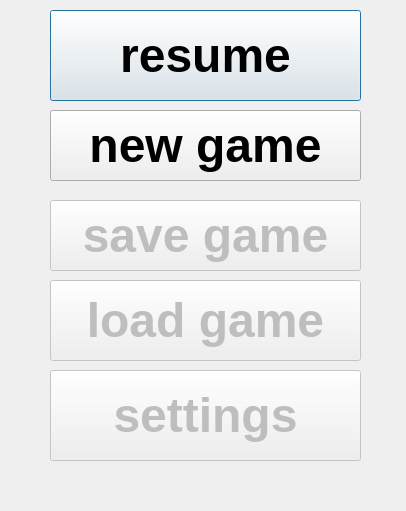
<?xml version="1.0" encoding="UTF-8"?>
<ui version="4.0">
 <class>Dialog</class>
 <widget class="QDialog" name="Dialog">
  <property name="geometry">
   <rect>
    <x>0</x>
    <y>0</y>
    <width>406</width>
    <height>511</height>
   </rect>
  </property>
  <property name="windowTitle">
   <string>Dialog</string>
  </property>
  <widget class="QPushButton" name="resume">
   <property name="geometry">
    <rect>
     <x>50</x>
     <y>10</y>
     <width>311</width>
     <height>91</height>
    </rect>
   </property>
   <property name="font">
    <font>
     <pointsize>36</pointsize>
     <weight>75</weight>
     <bold>true</bold>
    </font>
   </property>
   <property name="text">
    <string>resume</string>
   </property>
  </widget>
  <widget class="QPushButton" name="new_game">
   <property name="geometry">
    <rect>
     <x>50</x>
     <y>110</y>
     <width>311</width>
     <height>71</height>
    </rect>
   </property>
   <property name="font">
    <font>
     <pointsize>36</pointsize>
     <weight>75</weight>
     <bold>true</bold>
    </font>
   </property>
   <property name="text">
    <string>new game</string>
   </property>
  </widget>
  <widget class="QPushButton" name="save">
   <property name="enabled">
    <bool>false</bool>
   </property>
   <property name="geometry">
    <rect>
     <x>50</x>
     <y>200</y>
     <width>311</width>
     <height>71</height>
    </rect>
   </property>
   <property name="font">
    <font>
     <pointsize>36</pointsize>
     <weight>75</weight>
     <bold>true</bold>
    </font>
   </property>
   <property name="text">
    <string>save game</string>
   </property>
  </widget>
  <widget class="QPushButton" name="load">
   <property name="enabled">
    <bool>false</bool>
   </property>
   <property name="geometry">
    <rect>
     <x>50</x>
     <y>280</y>
     <width>311</width>
     <height>81</height>
    </rect>
   </property>
   <property name="font">
    <font>
     <pointsize>36</pointsize>
     <weight>75</weight>
     <bold>true</bold>
    </font>
   </property>
   <property name="text">
    <string>load game</string>
   </property>
  </widget>
  <widget class="QPushButton" name="settings">
   <property name="enabled">
    <bool>false</bool>
   </property>
   <property name="geometry">
    <rect>
     <x>50</x>
     <y>370</y>
     <width>311</width>
     <height>91</height>
    </rect>
   </property>
   <property name="font">
    <font>
     <pointsize>36</pointsize>
     <weight>75</weight>
     <bold>true</bold>
    </font>
   </property>
   <property name="text">
    <string>settings</string>
   </property>
  </widget>
 </widget>
 <resources/>
 <connections/>
</ui>
